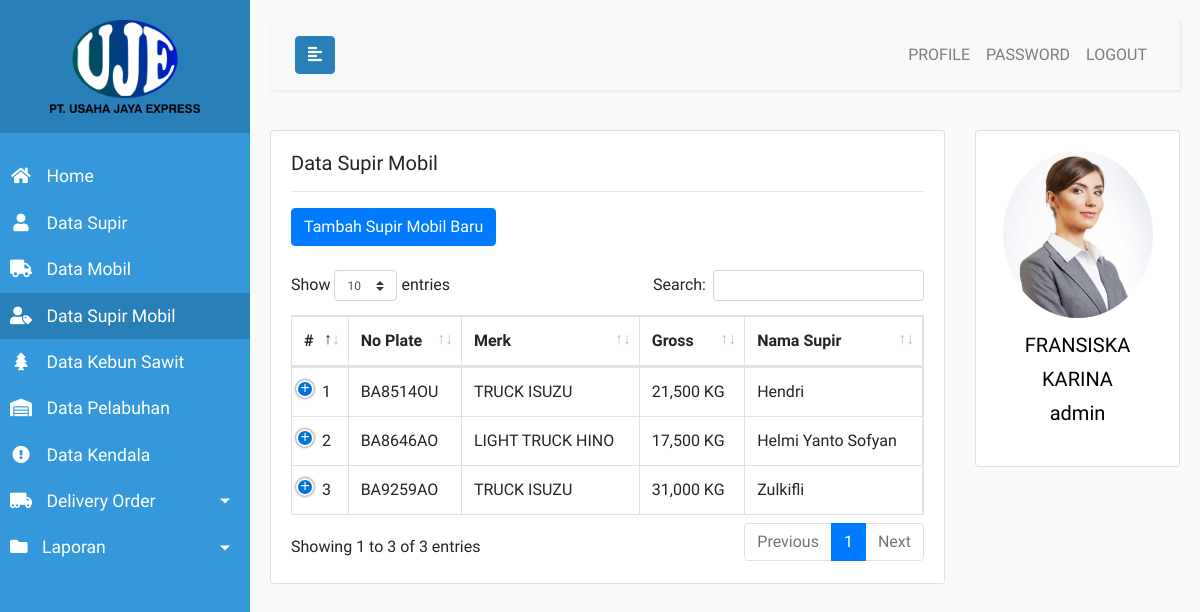
/admin.php?page=supir_mobil (signed in), run on the app's committed database.
### tables this page shows
CREATE TABLE `tb_supir_mobil` (
  `id` int(11) NOT NULL AUTO_INCREMENT,
  `supir_id` int(11) NOT NULL,
  `mobil_id` int(11) NOT NULL,
  `status` tinyint(4) NOT NULL,
  PRIMARY KEY (`id`),
  KEY `FK15` (`supir_id`),
  KEY `FK16` (`mobil_id`),
  CONSTRAINT `FK15` FOREIGN KEY (`supir_id`) REFERENCES `tb_supir` (`id`) ON DELETE CASCADE ON UPDATE CASCADE,
  CONSTRAINT `FK16` FOREIGN KEY (`mobil_id`) REFERENCES `tb_mobil` (`id`) ON DELETE CASCADE ON UPDATE CASCADE
);

CREATE TABLE `tb_mobil` (
  `id` int(11) NOT NULL AUTO_INCREMENT,
  `plate` varchar(10) NOT NULL,
  `merk` varchar(100) NOT NULL,
  `jenis` varchar(100) NOT NULL,
  `gross` int(11) NOT NULL,
  `foto` varchar(100) NOT NULL,
  PRIMARY KEY (`id`)
);

CREATE TABLE `tb_supir` (
  `id` int(11) NOT NULL AUTO_INCREMENT,
  `nama` varchar(100) NOT NULL,
  `jenis_kelamin` enum('pria','wanita') NOT NULL,
  `tempat_lahir` varchar(50) NOT NULL,
  `tanggal_lahir` date NOT NULL,
  `alamat` text NOT NULL,
  `telepon` varchar(13) NOT NULL,
  `ktp_no` varchar(16) NOT NULL,
  `ktp_img` varchar(100) NOT NULL,
  `sim_no` varchar(12) NOT NULL,
  `sim_img` varchar(100) NOT NULL,
  PRIMARY KEY (`id`)
);

CREATE TABLE `tb_user` (
  `id` int(11) NOT NULL AUTO_INCREMENT,
  `username` varchar(20) NOT NULL,
  `password` varchar(100) NOT NULL,
  `hak_akses` enum('admin','pimpinan') NOT NULL,
  `status` tinyint(4) NOT NULL DEFAULT '1',
  `nama` varchar(100) NOT NULL,
  `jenis_kelamin` enum('pria','wanita') NOT NULL,
  `tempat_lahir` varchar(50) NOT NULL,
  `tanggal_lahir` date NOT NULL,
  `alamat` text NOT NULL,
  `telepon` varchar(13) NOT NULL,
  `foto` varchar(100) NOT NULL,
  PRIMARY KEY (`id`)
);

### app/app.php (called while the page is built, shortened)
<?php
	function koneksi() {
		$host = 'localhost';
		$user = 'root';
		$pass = '';
		$db = 'pt-uje-db';
		$conn = mysqli_connect($host, $user, $pass, $db);
		return $conn;
	}
	function sanitizeThis($string) {
		$conn = koneksi();
		$output1 = mysqli_real_escape_string($conn, $string);
		$output2 = strip_tags($output1);
		return htmlspecialchars($output2);
	}
	function getProfile() {
		$conn = koneksi();
		$uid = $_SESSION['uid'];
		$query = "SELECT * FROM tb_user WHERE id = '$uid'";
		$process = mysqli_query($conn, $query);
		$data = mysqli_fetch_assoc($process);
		return $data;
	}
?>

### views/admin/supir_mobil/kelola-supir-mobil.php (the view, shortened to what this page needs)
<div class="row">
	<div class="col-md-9">
		<div class="card">
			<div class="card-body">
				<h5 class="card-title">Data Supir Mobil</h5><hr>
				<?php if ($hak_akses == 'admin'): ?>
					<button type="button" class="btn btn-primary" id="btn-tambah-supir-mobil">Tambah Supir Mobil Baru</button><br><br>
				<?php endif ?>
				<table id="table-data-supir-mobil" class="table table-bordered display responsive nowrap" style="width:100%">
					<thead>
						<tr>
							<th>#</th>
							<th>No Plate</th>
							<th>Merk</th>
							<th>Gross</th>
							<th>Nama Supir</th>
						</tr>
					</thead>
					<tbody>
						<?php
							$list_data = [];
							$query = "
								SELECT tb_supir_mobil.id, tb_supir_mobil.status, tb_supir.nama,
								tb_supir.ktp_no, tb_supir.sim_no, tb_mobil.plate, tb_mobil.merk, tb_mobil.gross
								FROM tb_supir_mobil, tb_supir, tb_mobil
								WHERE tb_supir_mobil.supir_id = tb_supir.id AND tb_supir_mobil.mobil_id = tb_mobil.id
							";
							$process = mysqli_query($conn, $query);
							while($row = mysqli_fetch_array($process)) {
								$list_data[] = $row;
							}
							foreach ($list_data as $key => $value) {
						?>
							<tr>
								<td><?php echo $key+1 ?></td>
								<td><?php echo $value['plate'] ?></td>
								<td><?php echo $value['merk'] ?></td>
								<td><?php echo number_format($value['gross']) ?> KG</td>
								<td><?php echo $value['nama'] ?></td>
							</tr>
						<?php
							}
						?>
					</tbody>
				</table>
			</div>
		</div>
	</div>
	<div class="col-md-3">
		<?php include 'views/partials/rightbar.php'; ?>
	</div>
</div>

### views/partials/rightbar.php
<div class="card">
	<div class="card-body text-center">
		<img src="/assets/img/profil/<?php echo getProfile()['foto'] ?>" width="150px" class="rounded-circle">
		<p class="profile-name"><?php echo strtoupper(getProfile()['nama']).'<br>'.strtolower($_SESSION['akses']) ?></p>
	</div>
</div>

### assets/css/app.css (style rules this page uses)
body { font-family: 'Ubuntu', sans-serif; background: #fafafa; }
p { font-family: 'Ubuntu', sans-serif; font-size: 1.1em; font-weight: 300; line-height: 1.7em; color: #999; }
.profile-name { padding-top: 10px; font-size: 20px; color: #000; }

### data on the page
tb_supir_mobil: mobil.plate "BA8514OU", mobil.merk "TRUCK ISUZU", mobil.gross "21,500", supir.nama "Hendri"
tb_supir_mobil: mobil.plate "BA8646AO", mobil.merk "LIGHT TRUCK HINO", mobil.gross "17,500", supir.nama "Helmi Yanto Sofyan"
tb_supir_mobil: mobil.plate "BA9259AO", mobil.merk "TRUCK ISUZU", mobil.gross "31,000", supir.nama "Zulkifli"
tb_user: foto (picture), nama "FRANSISKA KARINA"

### other printed values
$_SESSION['akses'] "admin"
